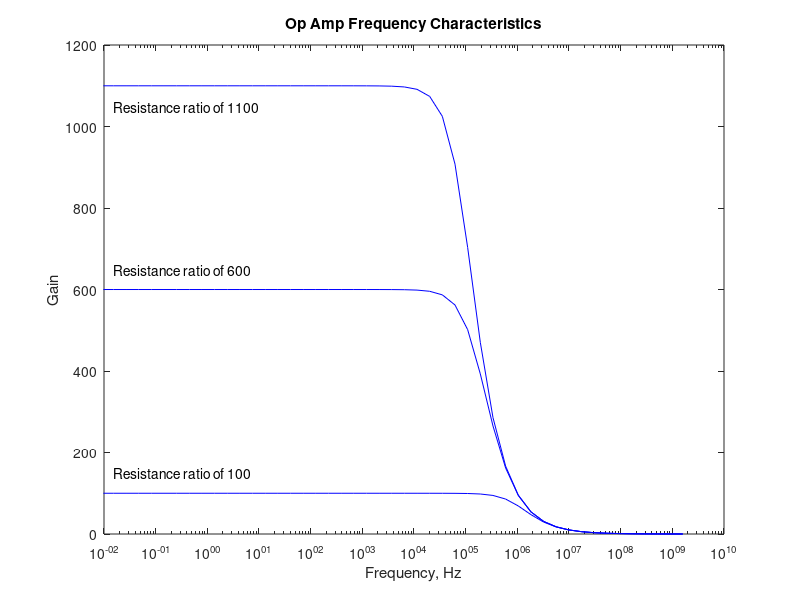

Here is the MATLAB script that generated this plot:
% Inverter closed-loop gain versus frequency
w = logspace(-2,10);    f = w/(2*pi);
r12 = [100 600 1100];
a =[];    b = [];   num = [];   den = [];  h = [];
for i = 1:3
 a(i) = 2*pi*1.0e8*r12(i)/(1+r12(i));
 b(i) = 2*pi*1.0e8*((1/(1+r12(i))) + 1.0e-7);
 num = [a(i)];
 den = [1 b(i)];
 h(i,:) = freqs(num,den,w);
end
semilogx(f,abs(h(1,:)),'b',f,abs(h(2,:)),'b',f,abs(h(3,:)),'b')
title('Op Amp Frequency Characteristics')
xlabel('Frequency, Hz')
ylabel('Gain')
axis([1.0e-2,1.0e10,0,1200])
text(1.5e-2, 150, 'Resistance ratio of 100')
text(1.5e-2, 650, 'Resistance ratio of 600')
text(1.50e-2, 1050, 'Resistance ratio of 1100')
